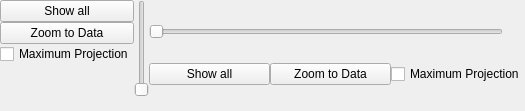
<?xml version="1.0" encoding="UTF-8"?>
<ui version="4.0">
    <class>image3Toolbar_widget</class>
    <widget class="QWidget" name="image3Toolbar_widget">
        <property name="enabled">
            <bool>true</bool>
        </property>
        <property name="geometry">
            <rect>
                <x>0</x>
                <y>0</y>
                <width>525</width>
                <height>111</height>
            </rect>
        </property>
        <property name="windowTitle">
            <string>Form</string>
        </property>
        <layout class="QHBoxLayout" name="horizontalLayout_4">
            <property name="spacing">
                <number>0</number>
            </property>
            <property name="leftMargin">
                <number>0</number>
            </property>
            <property name="topMargin">
                <number>0</number>
            </property>
            <property name="rightMargin">
                <number>0</number>
            </property>
            <property name="bottomMargin">
                <number>0</number>
            </property>
            <item>
                <layout class="QHBoxLayout" name="horizontalToolbar_layout">
                    <item>
                        <layout class="QVBoxLayout" name="buttons_verticalLayout">
                            <item>
                                <widget class="QPushButton" name="pushButton_5">
                                    <property name="text">
                                        <string>Show all</string>
                                    </property>
                                </widget>
                            </item>
                            <item>
                                <widget class="QPushButton" name="pushButton_6">
                                    <property name="text">
                                        <string>Zoom to Data</string>
                                    </property>
                                </widget>
                            </item>
                            <item>
                                <widget class="QCheckBox" name="checkBox_3">
                                    <property name="text">
                                        <string>Maximum Projection</string>
                                    </property>
                                </widget>
                            </item>
                            <item>
                                <widget class="QWidget" name="resize_widget" native="true"/>
                            </item>
                        </layout>
                    </item>
                    <item>
                        <layout class="QVBoxLayout" name="slicer_verticalLayout">
                            <item>
                                <widget class="QSlider" name="z_verticalSlider">
                                    <property name="orientation">
                                        <enum>Qt::Vertical</enum>
                                    </property>
                                </widget>
                            </item>
                            <item>
                                <widget class="QLabel" name="z_verticalLabel">
                                    <property name="sizePolicy">
                                        <sizepolicy hsizetype="Fixed" vsizetype="Fixed">
                                            <horstretch>0</horstretch>
                                            <verstretch>0</verstretch>
                                        </sizepolicy>
                                    </property>
                                    <property name="text">
                                        <string/>
                                    </property>
                                </widget>
                            </item>
                        </layout>
                    </item>
                </layout>
            </item>
            <item>
                <layout class="QVBoxLayout" name="verticalToolbar_layout">
                    <item>
                        <layout class="QHBoxLayout" name="slicer_horizontalLayout">
                            <property name="spacing">
                                <number>0</number>
                            </property>
                            <item>
                                <widget class="QSlider" name="z_horizontalSlider">
                                    <property name="orientation">
                                        <enum>Qt::Horizontal</enum>
                                    </property>
                                </widget>
                            </item>
                            <item>
                                <spacer name="horizontalSpacer">
                                    <property name="orientation">
                                        <enum>Qt::Horizontal</enum>
                                    </property>
                                    <property name="sizeType">
                                        <enum>QSizePolicy::Fixed</enum>
                                    </property>
                                    <property name="sizeHint" stdset="0">
                                        <size>
                                            <width>15</width>
                                            <height>0</height>
                                        </size>
                                    </property>
                                </spacer>
                            </item>
                            <item>
                                <widget class="QLabel" name="z_horizontalLabel">
                                    <property name="sizePolicy">
                                        <sizepolicy hsizetype="Preferred" vsizetype="Fixed">
                                            <horstretch>0</horstretch>
                                            <verstretch>0</verstretch>
                                        </sizepolicy>
                                    </property>
                                    <property name="text">
                                        <string/>
                                    </property>
                                    <property name="buddy">
                                        <cstring>z_horizontalSlider</cstring>
                                    </property>
                                </widget>
                            </item>
                        </layout>
                    </item>
                    <item>
                        <layout class="QHBoxLayout" name="buttons_horizontalLayout">
                            <item>
                                <widget class="QPushButton" name="pushButton">
                                    <property name="text">
                                        <string>Show all</string>
                                    </property>
                                </widget>
                            </item>
                            <item>
                                <widget class="QPushButton" name="pushButton_2">
                                    <property name="text">
                                        <string>Zoom to Data</string>
                                    </property>
                                </widget>
                            </item>
                            <item>
                                <widget class="QCheckBox" name="checkBox">
                                    <property name="text">
                                        <string>Maximum Projection</string>
                                    </property>
                                </widget>
                            </item>
                        </layout>
                    </item>
                </layout>
            </item>
        </layout>
    </widget>
    <tabstops>
        <tabstop>z_horizontalSlider</tabstop>
        <tabstop>pushButton</tabstop>
        <tabstop>pushButton_2</tabstop>
        <tabstop>checkBox</tabstop>
    </tabstops>
    <resources/>
    <connections>
        <connection>
            <sender>z_horizontalSlider</sender>
            <signal>valueChanged(int)</signal>
            <receiver>z_horizontalLabel</receiver>
            <slot>setNum(int)</slot>
            <hints>
                <hint type="sourcelabel">
                    <x>449</x>
                    <y>140</y>
                </hint>
                <hint type="destinationlabel">
                    <x>535</x>
                    <y>16</y>
                </hint>
            </hints>
        </connection>
        <connection>
            <sender>z_verticalSlider</sender>
            <signal>valueChanged(int)</signal>
            <receiver>z_verticalLabel</receiver>
            <slot>setNum(int)</slot>
            <hints>
                <hint type="sourcelabel">
                    <x>168</x>
                    <y>63</y>
                </hint>
                <hint type="destinationlabel">
                    <x>166</x>
                    <y>592</y>
                </hint>
            </hints>
        </connection>
        <connection>
            <sender>z_horizontalSlider</sender>
            <signal>valueChanged(int)</signal>
            <receiver>z_verticalSlider</receiver>
            <slot>setValue(int)</slot>
            <hints>
                <hint type="sourcelabel">
                    <x>304</x>
                    <y>140</y>
                </hint>
                <hint type="destinationlabel">
                    <x>160</x>
                    <y>27</y>
                </hint>
            </hints>
        </connection>
        <connection>
            <sender>z_verticalSlider</sender>
            <signal>valueChanged(int)</signal>
            <receiver>z_horizontalSlider</receiver>
            <slot>setValue(int)</slot>
            <hints>
                <hint type="sourcelabel">
                    <x>170</x>
                    <y>45</y>
                </hint>
                <hint type="destinationlabel">
                    <x>260</x>
                    <y>140</y>
                </hint>
            </hints>
        </connection>
        <connection>
            <sender>checkBox</sender>
            <signal>toggled(bool)</signal>
            <receiver>checkBox_3</receiver>
            <slot>setChecked(bool)</slot>
            <hints>
                <hint type="sourcelabel">
                    <x>462</x>
                    <y>449</y>
                </hint>
                <hint type="destinationlabel">
                    <x>65</x>
                    <y>460</y>
                </hint>
            </hints>
        </connection>
        <connection>
            <sender>checkBox_3</sender>
            <signal>toggled(bool)</signal>
            <receiver>checkBox</receiver>
            <slot>setChecked(bool)</slot>
            <hints>
                <hint type="sourcelabel">
                    <x>29</x>
                    <y>460</y>
                </hint>
                <hint type="destinationlabel">
                    <x>497</x>
                    <y>449</y>
                </hint>
            </hints>
        </connection>
    </connections>
</ui>
